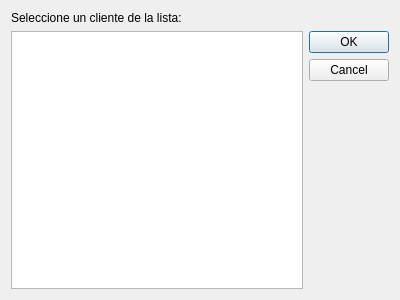
<?xml version="1.0" encoding="UTF-8"?>
<ui version="4.0">
 <class>DialogReservationSelector</class>
 <widget class="QDialog" name="DialogReservationSelector">
  <property name="geometry">
   <rect>
    <x>0</x>
    <y>0</y>
    <width>400</width>
    <height>300</height>
   </rect>
  </property>
  <property name="windowTitle">
   <string>Seleccione un cliente</string>
  </property>
  <layout class="QVBoxLayout" name="verticalLayout">
   <item>
    <widget class="QLabel" name="label">
     <property name="text">
      <string>Seleccione un cliente de la lista:</string>
     </property>
    </widget>
   </item>
   <item>
    <layout class="QHBoxLayout" name="horizontalLayout_2">
     <item>
      <widget class="QListWidget" name="list">
       <property name="editTriggers">
        <set>QAbstractItemView::NoEditTriggers</set>
       </property>
       <property name="alternatingRowColors">
        <bool>true</bool>
       </property>
      </widget>
     </item>
     <item>
      <widget class="QDialogButtonBox" name="buttonBox">
       <property name="orientation">
        <enum>Qt::Vertical</enum>
       </property>
       <property name="standardButtons">
        <set>QDialogButtonBox::Cancel|QDialogButtonBox::Ok</set>
       </property>
      </widget>
     </item>
    </layout>
   </item>
  </layout>
 </widget>
 <resources/>
 <connections>
  <connection>
   <sender>buttonBox</sender>
   <signal>accepted()</signal>
   <receiver>DialogReservationSelector</receiver>
   <slot>accept()</slot>
   <hints>
    <hint type="sourcelabel">
     <x>248</x>
     <y>254</y>
    </hint>
    <hint type="destinationlabel">
     <x>157</x>
     <y>274</y>
    </hint>
   </hints>
  </connection>
  <connection>
   <sender>buttonBox</sender>
   <signal>rejected()</signal>
   <receiver>DialogReservationSelector</receiver>
   <slot>reject()</slot>
   <hints>
    <hint type="sourcelabel">
     <x>316</x>
     <y>260</y>
    </hint>
    <hint type="destinationlabel">
     <x>286</x>
     <y>274</y>
    </hint>
   </hints>
  </connection>
 </connections>
</ui>
